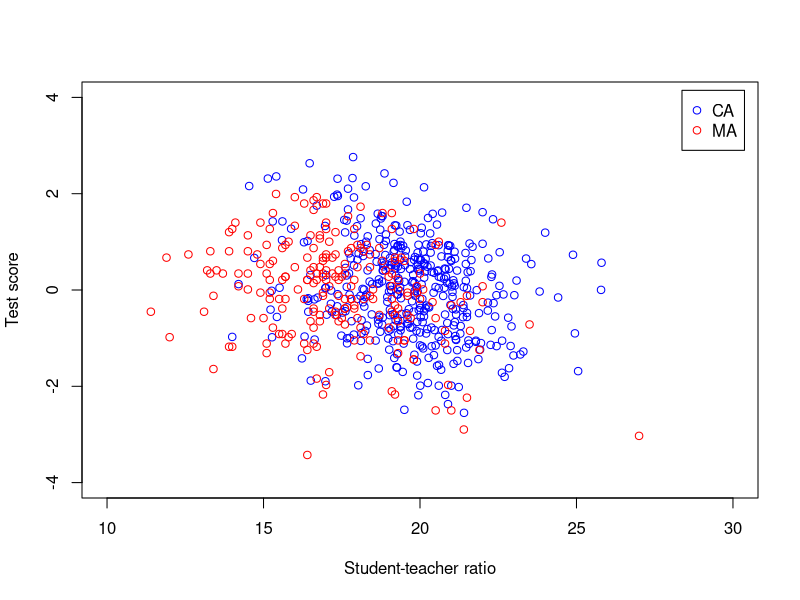

Recreate this plot in R. (Note: this script raises an error after producing the figure.)
## ---- chunk 1
library(AER) # Load Applied Econometrics with R library
library(parameters) # Load parameters library 
data(CASchools) # Load CASchools data
# Generate a couple of useful variables
CASchools$STR <- CASchools$students/CASchools$teachers  # Student-teacher ratio
CASchools$Score <- (CASchools$read + CASchools$math)/2  # Student test score
## ---- chunk 2
library(AER) # Load Applied Econometrics with R library
library(parameters) # Load parameters library 

data(CASchools) # Load CASchools data
# Generate a couple of useful variables
CASchools$STR <- CASchools$students/CASchools$teachers  # Student-teacher ratio
CASchools$Score <- (CASchools$read + CASchools$math)/2  # Student test score
CASchools$HiEL <- as.numeric(CASchools$english > median(CASchools$english)) # Indicator for districts w/ above median English learners
# Compute standardized CA score
CASchools$Score.std <- (CASchools$Score - mean(CASchools$Score))/sd(CASchools$Score)  

data(MASchools) # Load MASchools data
# Generate a couple of useful variables
MASchools$Score <- MASchools$score4 
MASchools$STR <- MASchools$stratio
MASchools$HiEL <- as.numeric(MASchools$english > median(MASchools$english)) # Indicator for districts w/ above median English learners
# Compute standardized MAscore
MASchools$Score.std <- (MASchools$Score - mean(MASchools$Score))/sd(MASchools$Score)  

## ---- chunk 3
# Table w/ descriptive statistics (Table 9.1 in Stock and Watson)
vars <- c("Score","Score.std", "STR", "english", "lunch", "income")
# Note: sapply() applies the function provided (e.g. mean) to every column of the data frame CASchools[, vars]; sapply() returns a vector
# Note: cbind() binds sequence of vectors/matrices/dataframes by column
dstat <- cbind(CA_mean = sapply(CASchools[, vars], mean),
               CA_sd   = sapply(CASchools[, vars], sd),
               MA_mean = sapply(MASchools[, vars], mean),
               MA_sd   = sapply(MASchools[, vars], sd))
round(dstat, digits = 2) # Print to console, round to 2 digits
## ---- chunk 4
plot(CASchools$STR,CASchools$Score.std,
     xlab = "Student-teacher ratio", 
     ylab = "Test score",
     col = "blue",
     xlim=c(10,30),
     ylim=c(-4,4)) 
points(MASchools$STR,MASchools$Score.std,
     col = "red")
# Add legends to the plot 
legend("topright", inset = 0.02, 
       legend=c("CA", "MA"),
       col=c("blue", "red"), 
       pch=c(1,1))
## ---- chunk 5
# 6 regression models using CA data

lm1.CA <- lm(Score.std ~ STR, data = CASchools)
lm2.CA <- lm(Score.std ~ STR + english + lunch + log(income), data = CASchools)
lm3.CA <- lm(Score.std ~ STR + english + lunch + income + 
             I(income^2) + I(income^3), data = CASchools)
lm4.CA <- lm(Score.std ~ STR + I(STR^2) + I(STR^3) + english + 
             lunch + income + I(income^2) + I(income^3), data = CASchools)
lm5.CA <- lm(Score.std ~ STR + I(income^2) + I(income^3) + 
             HiEL:STR + lunch + income, data = CASchools)
lm6.CA <- lm(Score.std ~ STR + I(income^2) + I(income^3) + 
             HiEL + HiEL:STR + lunch + income, data = CASchools)

# gather robust standard errors
robSE.CA <- list(sqrt(diag(vcovHC(lm1.CA, type = "HC1"))),
                 sqrt(diag(vcovHC(lm2.CA, type = "HC1"))),
                 sqrt(diag(vcovHC(lm3.CA, type = "HC1"))),
                 sqrt(diag(vcovHC(lm4.CA, type = "HC1"))),
                 sqrt(diag(vcovHC(lm5.CA, type = "HC1"))),
                 sqrt(diag(vcovHC(lm6.CA, type = "HC1"))))

# 6 regression models using MA data

lm1.MA <- lm(Score.std ~ STR, data = MASchools)
lm2.MA <- lm(Score.std ~ STR + english + lunch + log(income), data = MASchools)
lm3.MA <- lm(Score.std ~ STR + english + lunch + income + 
             I(income^2) + I(income^3), data = MASchools)
lm4.MA <- lm(Score.std ~ STR + I(STR^2) + I(STR^3) + english + 
             lunch + income + I(income^2) + I(income^3), data = MASchools)
lm5.MA <- lm(Score.std ~ STR + I(income^2) + I(income^3) + 
             HiEL:STR + lunch + income, data = MASchools)
lm6.MA <- lm(Score.std ~ STR + I(income^2) + I(income^3) + 
             HiEL + HiEL:STR + lunch + income, data = MASchools)

# gather robust standard errors
robSE.MA <- list(sqrt(diag(vcovHC(lm1.MA, type = "HC1"))),
                 sqrt(diag(vcovHC(lm2.MA, type = "HC1"))),
                 sqrt(diag(vcovHC(lm3.MA, type = "HC1"))),
                 sqrt(diag(vcovHC(lm4.MA, type = "HC1"))),
                 sqrt(diag(vcovHC(lm5.MA, type = "HC1"))),
                 sqrt(diag(vcovHC(lm6.MA, type = "HC1"))))

## ---- chunk 6
# F-test for nonlinear effects of STR
linearHypothesis(lm4.CA, c("I(STR^2)=0", "I(STR^3)=0"), white.adjust = "hc1")
## ---- chunk 7
plot(CASchools$STR,CASchools$Score.std,
     xlab = "Student-teacher ratio", 
     ylab = "Test score",
     col = "blue") 
# data for use with predict()
new.data.CA <- data.frame("STR" = seq(14, 26, 0.05), 
                          "english" = mean(CASchools$english),
                          "lunch" = mean(CASchools$lunch),
                          "income" = mean(CASchools$income),
                          "HiEL" = mean(CASchools$HiEL))
# add estimated regression function for model III
fitted.lm3.CA <- predict(lm3.CA, newdata = new.data.CA)
lines(new.data.CA$STR, 
      fitted.lm3.CA,
      lwd = 3,
      lty = 2,
      col = "blue")
# add estimated regression function for model IV
fitted.lm4.CA <- predict(lm4.CA, newdata = new.data.CA)
lines(new.data.CA$STR, 
      fitted.lm4.CA,
      lwd = 3,
      col = "blue")
# Add legends to the plot 
legend("bottomright", inset = 0.02, 
       legend=c("Linear (Model III)", "Cubic (Model IV)"),
       col=c("blue", "blue"), 
       lty=c(1,2),
       lwd=c(3,3))

cubicregfct.lm4.CA <- function(x){lm4.CA$coefficients["STR"]*x + lm4.CA$coefficients["I(STR^2)"]*x^2 + lm4.CA$coefficients["I(STR^3)"]*x^3}
# cubicregfct.lm4.CA(20) - cubicregfct.lm4.CA(19)
# cubicregfct.lm4.CA(18) - cubicregfct.lm4.CA(17)


## ---- chunk 8
# F-test for nonlinear effects of STR
linearHypothesis(lm4.MA, c("I(STR^2)=0", "I(STR^3)=0"), white.adjust = "hc1")
## ---- chunk 9
new.data.MA <- data.frame("STR" = seq(11, 27, 0.05), 
                          "english" = mean(MASchools$english),
                          "lunch" = mean(MASchools$lunch),
                          "income" = mean(MASchools$income),
                          "HiEL" = mean(MASchools$HiEL))
fitted.lm3.MA <- predict(lm3.MA, newdata = new.data.MA)
plot(CASchools$STR,CASchools$Score.std,
     xlab = "Student-teacher ratio", 
     ylab = "Test score",
     col = "blue",
     xlim=c(10,30),
     ylim=c(-4,4)) 
points(MASchools$STR,MASchools$Score.std,
     col = "red")
lines(new.data.CA$STR, 
      fitted.lm4.CA,
      lwd = 3,
      col = "blue")
lines(new.data.MA$STR, 
      fitted.lm3.MA,
      lwd = 3,
      col = "red")
# Add legends to the plot 
legend("topright", inset = 0.02, 
       legend=c("CA", "MA"),
       col=c("blue", "red"), 
       lwd=c(3,3))
